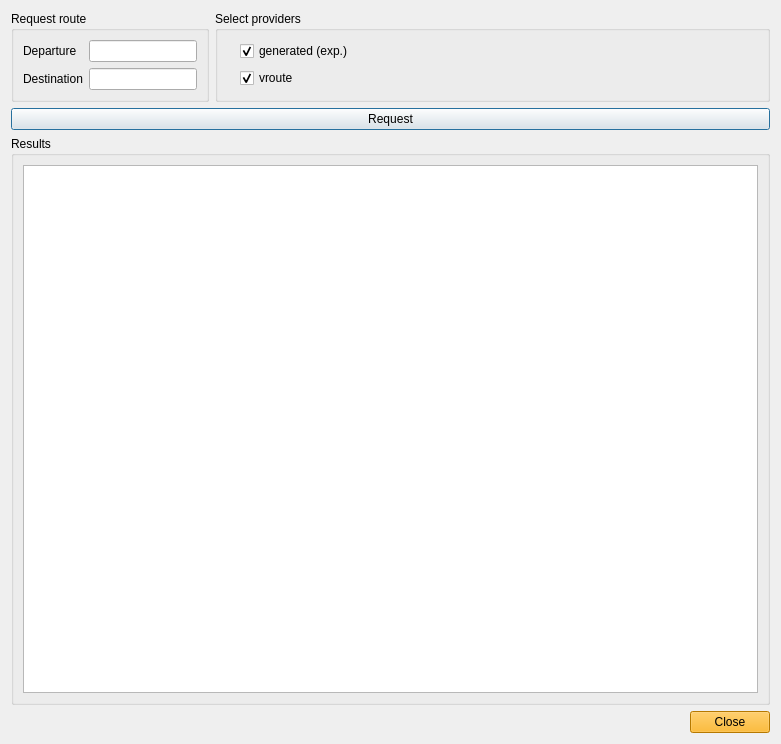
<?xml version="1.0" encoding="UTF-8"?>
<ui version="4.0">
 <class>PlanFlightDialog</class>
 <widget class="QDialog" name="PlanFlightDialog">
  <property name="geometry">
   <rect>
    <x>0</x>
    <y>0</y>
    <width>781</width>
    <height>744</height>
   </rect>
  </property>
  <property name="windowTitle">
   <string>Routes</string>
  </property>
  <property name="windowIcon">
   <iconset resource="Resources.qrc">
    <normaloff>:/icons/qutescoop.png</normaloff>:/icons/qutescoop.png</iconset>
  </property>
  <layout class="QVBoxLayout" name="verticalLayout_2">
   <item>
    <layout class="QHBoxLayout" name="horizontalLayout_4">
     <item>
      <widget class="QGroupBox" name="groupBox">
       <property name="title">
        <string>Request route</string>
       </property>
       <layout class="QGridLayout" name="gridLayout">
        <item row="0" column="0">
         <widget class="QLabel" name="lblDep">
          <property name="text">
           <string>Departure</string>
          </property>
          <property name="buddy">
           <cstring>edDep</cstring>
          </property>
         </widget>
        </item>
        <item row="0" column="3">
         <widget class="QLineEdit" name="edDep">
          <property name="maxLength">
           <number>4</number>
          </property>
         </widget>
        </item>
        <item row="1" column="0">
         <widget class="QLabel" name="lblDest">
          <property name="text">
           <string>Destination</string>
          </property>
          <property name="buddy">
           <cstring>edDest</cstring>
          </property>
         </widget>
        </item>
        <item row="1" column="3">
         <widget class="QLineEdit" name="edDest">
          <property name="maxLength">
           <number>4</number>
          </property>
         </widget>
        </item>
       </layout>
      </widget>
     </item>
     <item>
      <widget class="QGroupBox" name="groupBox_2">
       <property name="sizePolicy">
        <sizepolicy hsizetype="Preferred" vsizetype="Preferred">
         <horstretch>5</horstretch>
         <verstretch>0</verstretch>
        </sizepolicy>
       </property>
       <property name="title">
        <string>Select providers</string>
       </property>
       <layout class="QGridLayout" name="gridLayout_3">
        <item row="1" column="0">
         <widget class="QLabel" name="pixVroute">
          <property name="text">
           <string/>
          </property>
          <property name="textFormat">
           <enum>Qt::RichText</enum>
          </property>
          <property name="pixmap">
           <pixmap resource="Resources.qrc">:/routeproviders/images/vroute.png</pixmap>
          </property>
          <property name="alignment">
           <set>Qt::AlignRight|Qt::AlignTrailing|Qt::AlignVCenter</set>
          </property>
          <property name="openExternalLinks">
           <bool>true</bool>
          </property>
         </widget>
        </item>
        <item row="1" column="2">
         <widget class="QCheckBox" name="cbVroute">
          <property name="text">
           <string>vroute</string>
          </property>
          <property name="checked">
           <bool>true</bool>
          </property>
         </widget>
        </item>
        <item row="0" column="0">
         <widget class="QLabel" name="pixGenerated">
          <property name="text">
           <string/>
          </property>
          <property name="pixmap">
           <pixmap resource="Resources.qrc">:/icons/qutescoop.png</pixmap>
          </property>
          <property name="alignment">
           <set>Qt::AlignRight|Qt::AlignTrailing|Qt::AlignVCenter</set>
          </property>
         </widget>
        </item>
        <item row="0" column="2">
         <widget class="QCheckBox" name="cbGenerated">
          <property name="text">
           <string>generated (exp.)</string>
          </property>
          <property name="checked">
           <bool>true</bool>
          </property>
         </widget>
        </item>
        <item row="0" column="3">
         <widget class="QLabel" name="lblGeneratedStatus">
          <property name="sizePolicy">
           <sizepolicy hsizetype="Preferred" vsizetype="Preferred">
            <horstretch>2</horstretch>
            <verstretch>0</verstretch>
           </sizepolicy>
          </property>
          <property name="font">
           <font>
            <italic>true</italic>
           </font>
          </property>
          <property name="text">
           <string/>
          </property>
         </widget>
        </item>
        <item row="1" column="3">
         <widget class="QLabel" name="lblVrouteStatus">
          <property name="sizePolicy">
           <sizepolicy hsizetype="Preferred" vsizetype="Preferred">
            <horstretch>2</horstretch>
            <verstretch>0</verstretch>
           </sizepolicy>
          </property>
          <property name="font">
           <font>
            <italic>true</italic>
           </font>
          </property>
          <property name="text">
           <string/>
          </property>
         </widget>
        </item>
       </layout>
      </widget>
     </item>
    </layout>
   </item>
   <item>
    <widget class="QPushButton" name="buttonRequest">
     <property name="text">
      <string>Request</string>
     </property>
     <property name="default">
      <bool>true</bool>
     </property>
    </widget>
   </item>
   <item>
    <widget class="QGroupBox" name="groupBox_3">
     <property name="title">
      <string>Results</string>
     </property>
     <layout class="QVBoxLayout" name="verticalLayout_3">
      <item>
       <widget class="QTreeView" name="treeRoutes">
        <property name="rootIsDecorated">
         <bool>false</bool>
        </property>
        <property name="itemsExpandable">
         <bool>false</bool>
        </property>
        <property name="sortingEnabled">
         <bool>true</bool>
        </property>
       </widget>
      </item>
     </layout>
    </widget>
   </item>
   <item>
    <widget class="QDialogButtonBox" name="buttonBox">
     <property name="palette">
      <palette>
       <active>
        <colorrole role="WindowText">
         <brush brushstyle="SolidPattern">
          <color alpha="255">
           <red>0</red>
           <green>0</green>
           <blue>0</blue>
          </color>
         </brush>
        </colorrole>
        <colorrole role="Button">
         <brush brushstyle="SolidPattern">
          <color alpha="255">
           <red>255</red>
           <green>170</green>
           <blue>0</blue>
          </color>
         </brush>
        </colorrole>
        <colorrole role="Light">
         <brush brushstyle="SolidPattern">
          <color alpha="255">
           <red>255</red>
           <green>213</green>
           <blue>127</blue>
          </color>
         </brush>
        </colorrole>
        <colorrole role="Midlight">
         <brush brushstyle="SolidPattern">
          <color alpha="255">
           <red>255</red>
           <green>191</green>
           <blue>63</blue>
          </color>
         </brush>
        </colorrole>
        <colorrole role="Dark">
         <brush brushstyle="SolidPattern">
          <color alpha="255">
           <red>127</red>
           <green>85</green>
           <blue>0</blue>
          </color>
         </brush>
        </colorrole>
        <colorrole role="Mid">
         <brush brushstyle="SolidPattern">
          <color alpha="255">
           <red>170</red>
           <green>113</green>
           <blue>0</blue>
          </color>
         </brush>
        </colorrole>
        <colorrole role="Text">
         <brush brushstyle="SolidPattern">
          <color alpha="255">
           <red>0</red>
           <green>0</green>
           <blue>0</blue>
          </color>
         </brush>
        </colorrole>
        <colorrole role="BrightText">
         <brush brushstyle="SolidPattern">
          <color alpha="255">
           <red>255</red>
           <green>255</green>
           <blue>255</blue>
          </color>
         </brush>
        </colorrole>
        <colorrole role="ButtonText">
         <brush brushstyle="SolidPattern">
          <color alpha="255">
           <red>0</red>
           <green>0</green>
           <blue>0</blue>
          </color>
         </brush>
        </colorrole>
        <colorrole role="Base">
         <brush brushstyle="SolidPattern">
          <color alpha="255">
           <red>255</red>
           <green>255</green>
           <blue>255</blue>
          </color>
         </brush>
        </colorrole>
        <colorrole role="Window">
         <brush brushstyle="SolidPattern">
          <color alpha="255">
           <red>255</red>
           <green>170</green>
           <blue>0</blue>
          </color>
         </brush>
        </colorrole>
        <colorrole role="Shadow">
         <brush brushstyle="SolidPattern">
          <color alpha="255">
           <red>0</red>
           <green>0</green>
           <blue>0</blue>
          </color>
         </brush>
        </colorrole>
        <colorrole role="AlternateBase">
         <brush brushstyle="SolidPattern">
          <color alpha="255">
           <red>255</red>
           <green>212</green>
           <blue>127</blue>
          </color>
         </brush>
        </colorrole>
        <colorrole role="ToolTipBase">
         <brush brushstyle="SolidPattern">
          <color alpha="255">
           <red>255</red>
           <green>255</green>
           <blue>220</blue>
          </color>
         </brush>
        </colorrole>
        <colorrole role="ToolTipText">
         <brush brushstyle="SolidPattern">
          <color alpha="255">
           <red>0</red>
           <green>0</green>
           <blue>0</blue>
          </color>
         </brush>
        </colorrole>
       </active>
       <inactive>
        <colorrole role="WindowText">
         <brush brushstyle="SolidPattern">
          <color alpha="255">
           <red>0</red>
           <green>0</green>
           <blue>0</blue>
          </color>
         </brush>
        </colorrole>
        <colorrole role="Button">
         <brush brushstyle="SolidPattern">
          <color alpha="255">
           <red>255</red>
           <green>170</green>
           <blue>0</blue>
          </color>
         </brush>
        </colorrole>
        <colorrole role="Light">
         <brush brushstyle="SolidPattern">
          <color alpha="255">
           <red>255</red>
           <green>213</green>
           <blue>127</blue>
          </color>
         </brush>
        </colorrole>
        <colorrole role="Midlight">
         <brush brushstyle="SolidPattern">
          <color alpha="255">
           <red>255</red>
           <green>191</green>
           <blue>63</blue>
          </color>
         </brush>
        </colorrole>
        <colorrole role="Dark">
         <brush brushstyle="SolidPattern">
          <color alpha="255">
           <red>127</red>
           <green>85</green>
           <blue>0</blue>
          </color>
         </brush>
        </colorrole>
        <colorrole role="Mid">
         <brush brushstyle="SolidPattern">
          <color alpha="255">
           <red>170</red>
           <green>113</green>
           <blue>0</blue>
          </color>
         </brush>
        </colorrole>
        <colorrole role="Text">
         <brush brushstyle="SolidPattern">
          <color alpha="255">
           <red>0</red>
           <green>0</green>
           <blue>0</blue>
          </color>
         </brush>
        </colorrole>
        <colorrole role="BrightText">
         <brush brushstyle="SolidPattern">
          <color alpha="255">
           <red>255</red>
           <green>255</green>
           <blue>255</blue>
          </color>
         </brush>
        </colorrole>
        <colorrole role="ButtonText">
         <brush brushstyle="SolidPattern">
          <color alpha="255">
           <red>0</red>
           <green>0</green>
           <blue>0</blue>
          </color>
         </brush>
        </colorrole>
        <colorrole role="Base">
         <brush brushstyle="SolidPattern">
          <color alpha="255">
           <red>255</red>
           <green>255</green>
           <blue>255</blue>
          </color>
         </brush>
        </colorrole>
        <colorrole role="Window">
         <brush brushstyle="SolidPattern">
          <color alpha="255">
           <red>255</red>
           <green>170</green>
           <blue>0</blue>
          </color>
         </brush>
        </colorrole>
        <colorrole role="Shadow">
         <brush brushstyle="SolidPattern">
          <color alpha="255">
           <red>0</red>
           <green>0</green>
           <blue>0</blue>
          </color>
         </brush>
        </colorrole>
        <colorrole role="AlternateBase">
         <brush brushstyle="SolidPattern">
          <color alpha="255">
           <red>255</red>
           <green>212</green>
           <blue>127</blue>
          </color>
         </brush>
        </colorrole>
        <colorrole role="ToolTipBase">
         <brush brushstyle="SolidPattern">
          <color alpha="255">
           <red>255</red>
           <green>255</green>
           <blue>220</blue>
          </color>
         </brush>
        </colorrole>
        <colorrole role="ToolTipText">
         <brush brushstyle="SolidPattern">
          <color alpha="255">
           <red>0</red>
           <green>0</green>
           <blue>0</blue>
          </color>
         </brush>
        </colorrole>
       </inactive>
       <disabled>
        <colorrole role="WindowText">
         <brush brushstyle="SolidPattern">
          <color alpha="255">
           <red>127</red>
           <green>85</green>
           <blue>0</blue>
          </color>
         </brush>
        </colorrole>
        <colorrole role="Button">
         <brush brushstyle="SolidPattern">
          <color alpha="255">
           <red>255</red>
           <green>170</green>
           <blue>0</blue>
          </color>
         </brush>
        </colorrole>
        <colorrole role="Light">
         <brush brushstyle="SolidPattern">
          <color alpha="255">
           <red>255</red>
           <green>213</green>
           <blue>127</blue>
          </color>
         </brush>
        </colorrole>
        <colorrole role="Midlight">
         <brush brushstyle="SolidPattern">
          <color alpha="255">
           <red>255</red>
           <green>191</green>
           <blue>63</blue>
          </color>
         </brush>
        </colorrole>
        <colorrole role="Dark">
         <brush brushstyle="SolidPattern">
          <color alpha="255">
           <red>127</red>
           <green>85</green>
           <blue>0</blue>
          </color>
         </brush>
        </colorrole>
        <colorrole role="Mid">
         <brush brushstyle="SolidPattern">
          <color alpha="255">
           <red>170</red>
           <green>113</green>
           <blue>0</blue>
          </color>
         </brush>
        </colorrole>
        <colorrole role="Text">
         <brush brushstyle="SolidPattern">
          <color alpha="255">
           <red>127</red>
           <green>85</green>
           <blue>0</blue>
          </color>
         </brush>
        </colorrole>
        <colorrole role="BrightText">
         <brush brushstyle="SolidPattern">
          <color alpha="255">
           <red>255</red>
           <green>255</green>
           <blue>255</blue>
          </color>
         </brush>
        </colorrole>
        <colorrole role="ButtonText">
         <brush brushstyle="SolidPattern">
          <color alpha="255">
           <red>127</red>
           <green>85</green>
           <blue>0</blue>
          </color>
         </brush>
        </colorrole>
        <colorrole role="Base">
         <brush brushstyle="SolidPattern">
          <color alpha="255">
           <red>255</red>
           <green>170</green>
           <blue>0</blue>
          </color>
         </brush>
        </colorrole>
        <colorrole role="Window">
         <brush brushstyle="SolidPattern">
          <color alpha="255">
           <red>255</red>
           <green>170</green>
           <blue>0</blue>
          </color>
         </brush>
        </colorrole>
        <colorrole role="Shadow">
         <brush brushstyle="SolidPattern">
          <color alpha="255">
           <red>0</red>
           <green>0</green>
           <blue>0</blue>
          </color>
         </brush>
        </colorrole>
        <colorrole role="AlternateBase">
         <brush brushstyle="SolidPattern">
          <color alpha="255">
           <red>255</red>
           <green>170</green>
           <blue>0</blue>
          </color>
         </brush>
        </colorrole>
        <colorrole role="ToolTipBase">
         <brush brushstyle="SolidPattern">
          <color alpha="255">
           <red>255</red>
           <green>255</green>
           <blue>220</blue>
          </color>
         </brush>
        </colorrole>
        <colorrole role="ToolTipText">
         <brush brushstyle="SolidPattern">
          <color alpha="255">
           <red>0</red>
           <green>0</green>
           <blue>0</blue>
          </color>
         </brush>
        </colorrole>
       </disabled>
      </palette>
     </property>
     <property name="standardButtons">
      <set>QDialogButtonBox::Close</set>
     </property>
    </widget>
   </item>
  </layout>
 </widget>
 <tabstops>
  <tabstop>edDep</tabstop>
  <tabstop>edDest</tabstop>
  <tabstop>cbGenerated</tabstop>
  <tabstop>cbVroute</tabstop>
  <tabstop>buttonRequest</tabstop>
  <tabstop>treeRoutes</tabstop>
  <tabstop>buttonBox</tabstop>
 </tabstops>
 <resources>
  <include location="Resources.qrc"/>
 </resources>
 <connections>
  <connection>
   <sender>buttonBox</sender>
   <signal>clicked(QAbstractButton*)</signal>
   <receiver>PlanFlightDialog</receiver>
   <slot>close()</slot>
   <hints>
    <hint type="sourcelabel">
     <x>554</x>
     <y>703</y>
    </hint>
    <hint type="destinationlabel">
     <x>439</x>
     <y>631</y>
    </hint>
   </hints>
  </connection>
  <connection>
   <sender>cbVroute</sender>
   <signal>toggled(bool)</signal>
   <receiver>pixVroute</receiver>
   <slot>setEnabled(bool)</slot>
   <hints>
    <hint type="sourcelabel">
     <x>582</x>
     <y>92</y>
    </hint>
    <hint type="destinationlabel">
     <x>453</x>
     <y>95</y>
    </hint>
   </hints>
  </connection>
  <connection>
   <sender>cbGenerated</sender>
   <signal>toggled(bool)</signal>
   <receiver>pixGenerated</receiver>
   <slot>setEnabled(bool)</slot>
   <hints>
    <hint type="sourcelabel">
     <x>508</x>
     <y>50</y>
    </hint>
    <hint type="destinationlabel">
     <x>430</x>
     <y>50</y>
    </hint>
   </hints>
  </connection>
 </connections>
</ui>
